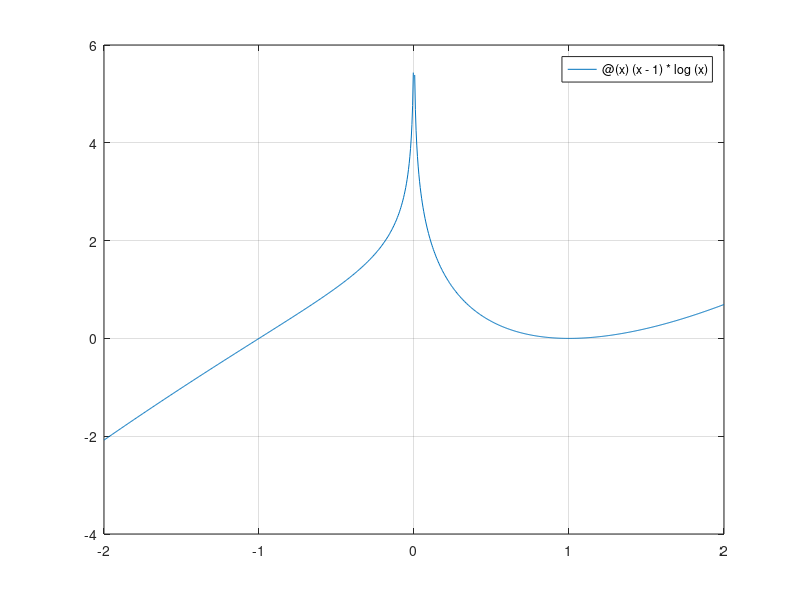

Here is the MATLAB script that generated this plot: (Note: this script raises an error after producing the figure.)
format long;

f = @(x) (x-1)*log(x);
df = @(x) log(x) + (x-1)/x;
a = 1.5;

tol = 1e-6;
itmax = 100;

fplot(f, [-2,2]); grid on;

[errs1] = modnewton2(f, df, a, 1, tol, itmax);

[errs2] = modnewton2(f, df, a, 2, tol, itmax);

semilogy(errs1, "red", "LineWidth", 2);
hold on;
semilogy(errs2, "blue", "LineWidth", 2);
hold off;

title(["[rosso] m=1, " "[blu] m=2"]);

xlabel("n");
ylabel("|x_{n+1}-x_n|");

print esercizio1.png
